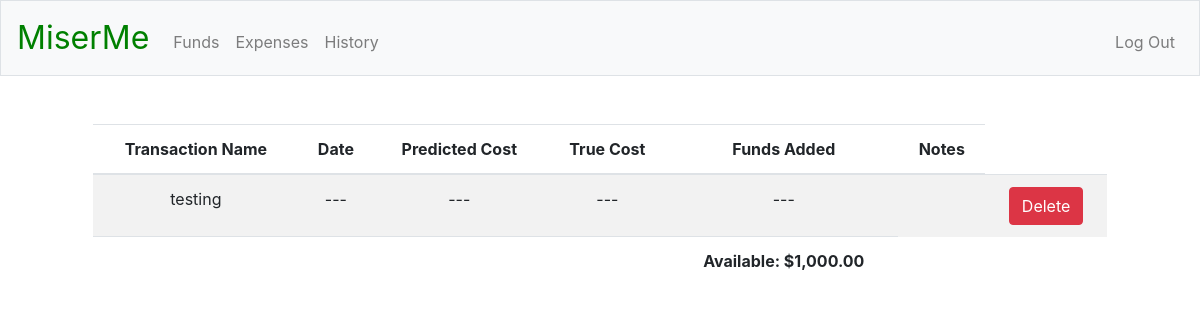
The app's page / (signed in) with its own data.
### tables this page shows
CREATE TABLE finances (
funds_id INTEGER PRIMARY KEY AUTOINCREMENT NOT NULL,
user_id INTEGER NOT NULL,
txn_name TEXT NOT NULL,
date TEXT NOT NULL,
predicted_cost REAL NOT NULL,
true_cost REAL NOT NULL,
funds_added REAL NOT NULL DEFAULT "---",
notes TEXT NOT NULL,
FOREIGN KEY(user_id) REFERENCES registrants(id));

### app.py (the view)
@app.route("/")
@login_required
def index():
    c.execute("SELECT txn_name, date, predicted_cost, true_cost, funds_added, notes FROM finances WHERE user_id = :user_id", {"user_id": session["user_id"]})
    rows = c.fetchall()
    funds_snapshot = []
    for row in rows:
        funds_snapshot.append({
            "name": row[0],
            "date": row[1],
            "predict": usd(row[2]),
            "true": usd(row[3]),
            "added": usd(row[4]),
            "notes": row[5]
        })
    c.execute("SELECT funds FROM registrants WHERE id = :user_id", {"user_id": session["user_id"]})
    rows = c.fetchall()
    current_funds = usd(rows[0][0])
    return render_template("index.html", funds_snapshot=funds_snapshot, current_funds=current_funds)

### helpers.py (called while the page is built)
def login_required(f):
    @wraps(f)
    def decorated_functions(*args, **kwargs):
        if session.get("user_id") is None:
            return redirect("/login")
        return f(*args, **kwargs)
    return decorated_functions

def usd(value):
    if isinstance(value, float):
        return f"${value:,.2f}"
    else:
        return value

### templates/index.html (shortened to what this page needs)
{% extends "layout.html" %}
{% block main %}
<div class="col-12">
    <table class="table table-striped">
        <thead>
            <tr>
                <th>Transaction Name</th>
                <th>Date</th>
                <th>Predicted Cost</th>
                <th>True Cost</th>
                <th>Funds Added</th>
                <th>Notes</th>
            </tr>
        </thead>
        <tbody>
            {% for i in funds_snapshot %}
            <tr>
                <td>{{ i["name"] }}</td>
                <td>{{ i["date"] }}</td>
                <td>{{ i["predict"] }}</td>
                <td>{{ i["true"] }}</td>
                <td>{{ i["added"] }}</td>
                <td>{{ i["notes"] }}</td>
                <td><button class="btn btn-danger">Delete</button></td>
            </tr>
            {% endfor %}
        </tbody>
        <tfoot>
            <tr>
                <td colspan="4"></td>
                <td style="font-weight:bold;">Available: {{ current_funds }}</td>
            </tr>
        </tfoot>
    </table>
</div>
{% endblock %}

### records on screen
finances: name "testing", date "---", predict "---", true "---", added "---"

### other values on screen
{{ current_funds }} "$1,000.00"
